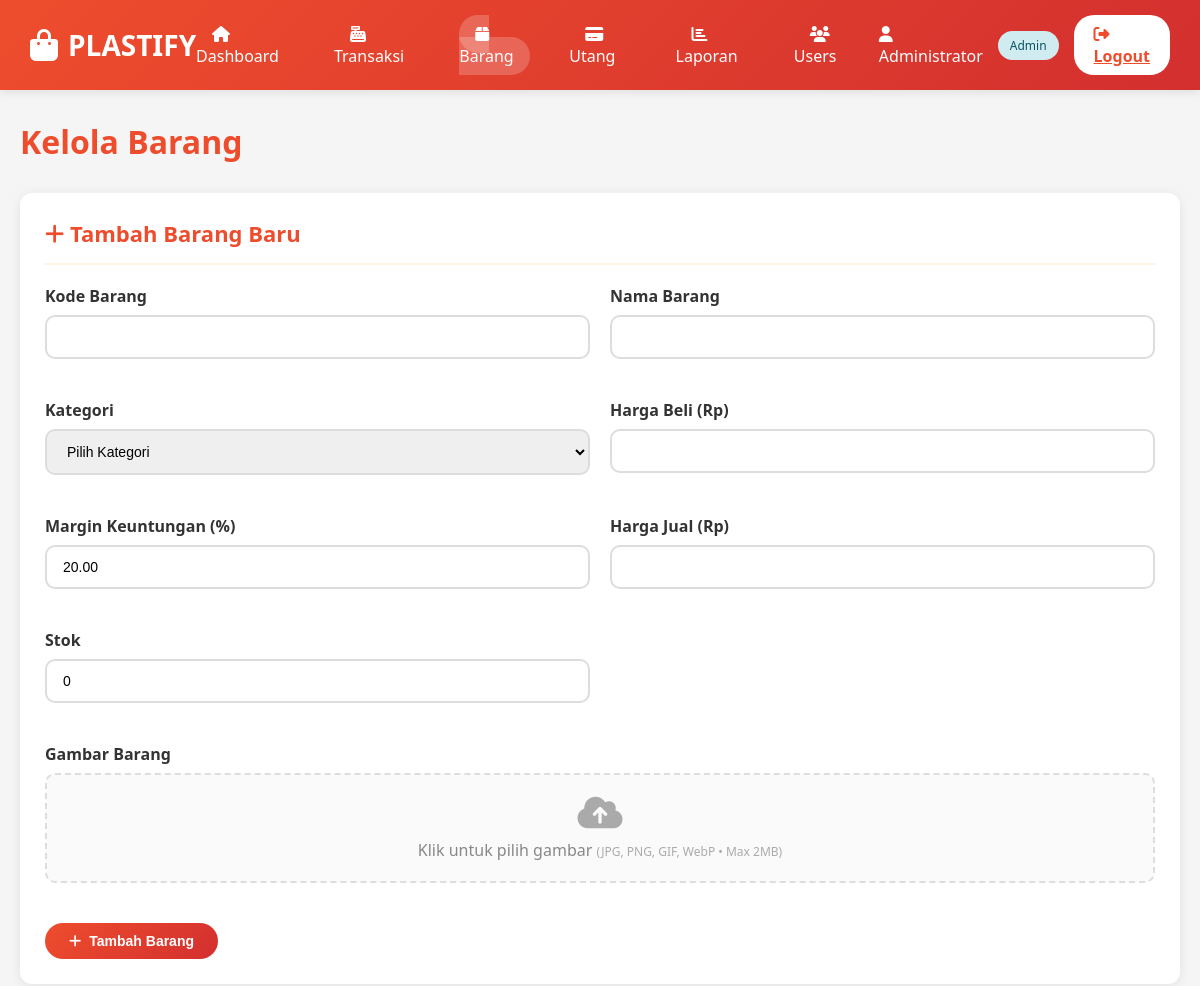
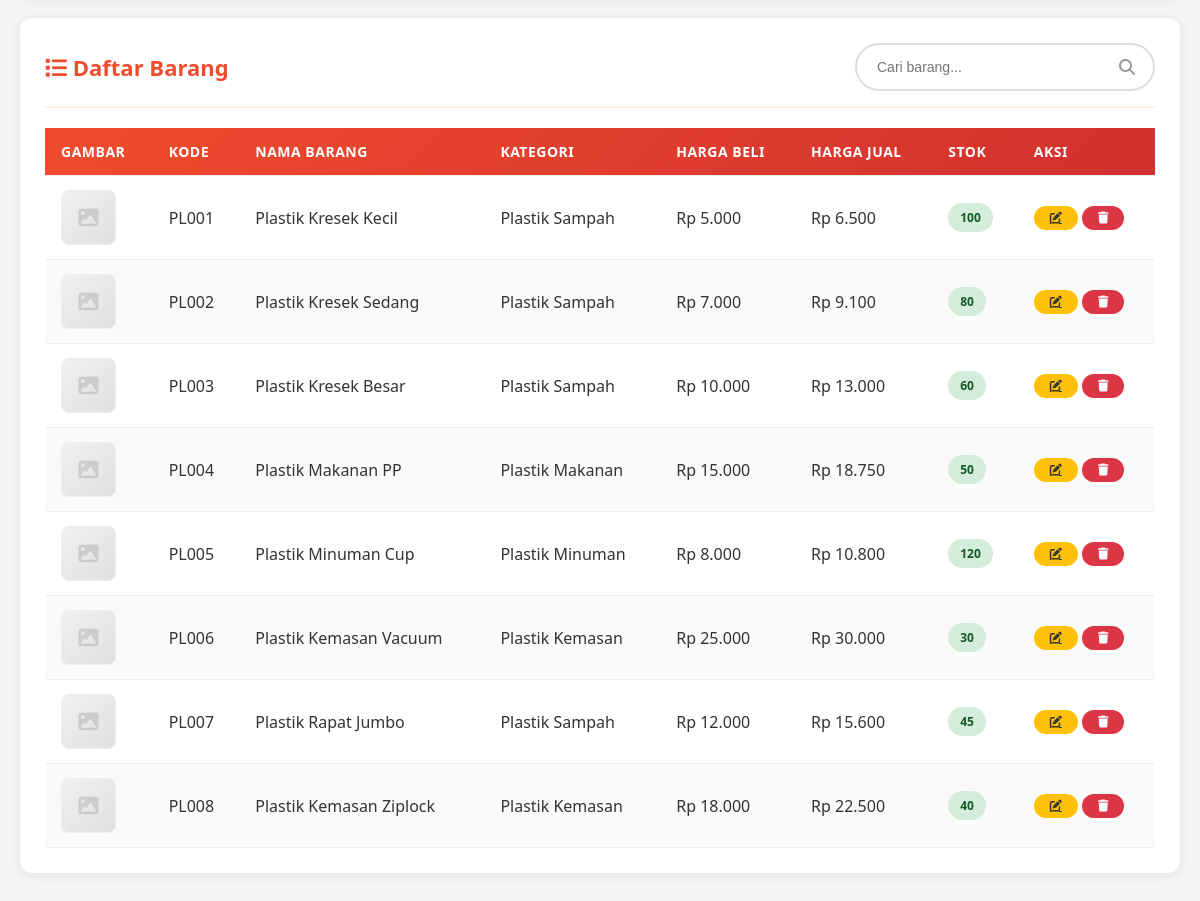
Page /barang.php (signed in) on the committed database (2 pictures, top to bottom).
### tables this page shows
CREATE TABLE barang (
    id INT AUTO_INCREMENT PRIMARY KEY,
    kode_barang VARCHAR(50) NOT NULL UNIQUE,
    nama_barang VARCHAR(200) NOT NULL,
    kategori_id INT NOT NULL,
    harga_beli DECIMAL(10, 2) NOT NULL,
    margin_keuntungan DECIMAL(5, 2) DEFAULT 20.00,
    harga_jual DECIMAL(10, 2) NOT NULL,
    stok INT DEFAULT 0,
    gambar VARCHAR(255),
    created_at TIMESTAMP DEFAULT CURRENT_TIMESTAMP,
    updated_at TIMESTAMP DEFAULT CURRENT_TIMESTAMP ON UPDATE CURRENT_TIMESTAMP,
    FOREIGN KEY (kategori_id) REFERENCES kategori_barang(id) ON DELETE RESTRICT
);

CREATE TABLE kategori_barang (
    id INT AUTO_INCREMENT PRIMARY KEY,
    nama_kategori VARCHAR(100) NOT NULL,
    created_at TIMESTAMP DEFAULT CURRENT_TIMESTAMP
);

### barang.php (the view, shortened to what this page needs)
<?php
require_once 'config/database.php';
$search = isset($_GET['search']) ? trim($_GET['search']) : '';
if ($search) {
    $stmt = $pdo->prepare("SELECT b.*, k.nama_kategori FROM barang b LEFT JOIN kategori_barang k ON b.kategori_id = k.id WHERE b.nama_barang LIKE ? OR b.kode_barang LIKE ? ORDER BY b.kode_barang");
    $stmt->execute(["%$search%", "%$search%"]);
} else {
    $stmt = $pdo->query("SELECT b.*, k.nama_kategori FROM barang b LEFT JOIN kategori_barang k ON b.kategori_id = k.id ORDER BY b.kode_barang");
}
$barang = $stmt->fetchAll();
$edit_barang = null;
?>
<!DOCTYPE html>
<html lang="id">
<head>
    <link rel="stylesheet" href="assets/css/style.css">
    <link rel="stylesheet" href="https://cdnjs.cloudflare.com/ajax/libs/font-awesome/6.4.0/css/all.min.css">
</head>
<body>
    <header class="header">
        <div class="header-content">
            <div class="logo">
                <i class="fas fa-shopping-bag"></i> PLASTIFY
            </div>
            <ul class="nav-menu">
                <li><a href="dashboard.php"><i class="fas fa-home"></i> Dashboard</a></li>
                <li><a href="transaksi.php"><i class="fas fa-cash-register"></i> Transaksi</a></li>
                <li><a href="barang.php" class="active"><i class="fas fa-box"></i> Barang</a></li>
                <li><a href="utang.php"><i class="fas fa-credit-card"></i> Utang</a></li>
                <li><a href="laporan.php"><i class="fas fa-chart-bar"></i> Laporan</a></li>
                <?php if ($_SESSION['role'] == 'admin'): ?>
                    <li><a href="users.php"><i class="fas fa-users"></i> Users</a></li>
                <?php endif; ?>
            </ul>
            <div class="user-info">
                <span><i class="fas fa-user"></i> <?php echo htmlspecialchars($_SESSION['nama_lengkap']); ?></span>
                <span class="badge badge-info"><?php echo ucfirst($_SESSION['role']); ?></span>
                <a href="logout.php" class="btn-logout"><i class="fas fa-sign-out-alt"></i> Logout</a>
            </div>
        </div>
    </header>
    <div class="container">
        <h1 style="margin-bottom: 30px; color: var(--primary-orange);">Kelola Barang</h1>
        <div class="card">
            <div class="card-header">
                <h2 class="card-title"><i class="fas fa-<?php echo $edit_barang ? 'edit' : 'plus'; ?>"></i> <?php echo $edit_barang ? 'Edit Barang' : 'Tambah Barang Baru'; ?></h2>
            </div>
            <form method="POST" action="" enctype="multipart/form-data">
                <div style="display: grid; grid-template-columns: 1fr 1fr; gap: 20px;">
                    <div class="form-group">
                        <label class="form-label">Kode Barang</label>
                        <input type="text" name="kode_barang" class="form-control" value="<?php echo $edit_barang ? htmlspecialchars($edit_barang['kode_barang']) : ''; ?>" required>
                    </div>
                    <div class="form-group">
                        <label class="form-label">Nama Barang</label>
                        <input type="text" name="nama_barang" class="form-control" value="<?php echo $edit_barang ? htmlspecialchars($edit_barang['nama_barang']) : ''; ?>" required>
                    </div>
                    <div class="form-group">
                        <label class="form-label">Kategori</label>
                        <select name="kategori_id" class="form-control" required>
                            <option value="">Pilih Kategori</option>
                        </select>
                    </div>
                    <div class="form-group">
                        <label class="form-label">Harga Beli (Rp)</label>
                        <input type="number" name="harga_beli" class="form-control" step="0.01" value="<?php echo $edit_barang ? $edit_barang['harga_beli'] : ''; ?>" required>
                    </div>
                    <div class="form-group">
                        <label class="form-label">Margin Keuntungan (%)</label>
                        <input type="number" name="margin_keuntungan" class="form-control" step="0.01" value="<?php echo $edit_barang ? $edit_barang['margin_keuntungan'] : '20.00'; ?>" required>
                    </div>
                    <div class="form-group">
                        <label class="form-label">Harga Jual (Rp)</label>
                        <input type="number" name="harga_jual" class="form-control" step="0.01" value="<?php echo $edit_barang ? $edit_barang['harga_jual'] : ''; ?>" required>
                    </div>
                    <div class="form-group">
                        <label class="form-label">Stok</label>
                        <input type="number" name="stok" class="form-control" value="<?php echo $edit_barang ? $edit_barang['stok'] : '0'; ?>" required>
                    </div>
                    <div class="form-group" style="grid-column: 1 / -1;">
                        <label class="form-label">Gambar Barang</label>
                        <div style="border: 2px dashed var(--border-color, #ddd); border-radius: 10px; padding: 20px; text-align: center; background: rgba(0,0,0,0.02); cursor: pointer;" onclick="document.getElementById('gambar-input').click()">
                            <div id="image-preview-wrap">
                                <?php if ($edit_barang && !empty($edit_barang['gambar'])): ?>
                                    <img id="image-preview" src="<?php echo htmlspecialchars($edit_barang['gambar']); ?>" alt="Gambar" style="max-height:180px; max-width:100%; border-radius:8px; object-fit:contain; display:block; margin:0 auto 10px;">
                                    <p style="color:#666; font-size:13px; margin:0;">Klik untuk ganti gambar</p>
                                <?php else: ?>
                                    <div id="upload-placeholder">
                                        <i class="fas fa-cloud-upload-alt" style="font-size:36px; color:#aaa; display:block; margin-bottom:8px;"></i>
                                        <p style="color:#888; margin:0;">Klik untuk pilih gambar <span style="color:#aaa; font-size:12px;">(JPG, PNG, GIF, WebP &bull; Max 2MB)</span></p>
                                    </div>
                                <?php endif; ?>
                            </div>
                        </div>
                    </div>
                </div>
                <div style="display: flex; gap: 10px; margin-top: 20px;">
                    <button type="submit" class="btn btn-primary">
                        <i class="fas fa-<?php echo $edit_barang ? 'save' : 'plus'; ?>"></i> <?php echo $edit_barang ? 'Simpan Perubahan' : 'Tambah Barang'; ?>
                    </button>
                </div>
            </form>
        </div>
        <div class="card">
            <div class="card-header">
                <h2 class="card-title"><i class="fas fa-list"></i> Daftar Barang</h2>
                <div class="search-box" style="margin-bottom: 0; width: 300px;">
                    <form method="GET" action="">
                        <input type="text" name="search" placeholder="Cari barang..." value="<?php echo htmlspecialchars($search); ?>">
                        <i class="fas fa-search"></i>
                    </form>
                </div>
            </div>
            <div class="table-responsive">
                <table class="table">
                    <thead>
                        <tr>
                            <th>Gambar</th>
                            <th>Kode</th>
                            <th>Nama Barang</th>
                            <th>Kategori</th>
                            <th>Harga Beli</th>
                            <th>Harga Jual</th>
                            <th>Stok</th>
                            <th>Aksi</th>
                        </tr>
                    </thead>
                    <tbody>
                        <?php foreach ($barang as $item): ?>
                            <tr>
                                <td>
                                    <?php if (!empty($item['gambar']) && file_exists($item['gambar'])): ?>
                                        <img src="<?php echo htmlspecialchars($item['gambar']); ?>" alt="<?php echo htmlspecialchars($item['nama_barang']); ?>" style="width:55px; height:55px; object-fit:cover; border-radius:8px; border:1px solid #eee;">
                                    <?php else: ?>
                                        <div style="width:55px; height:55px; border-radius:8px; background:linear-gradient(135deg,#f0f0f0,#e0e0e0); display:flex; align-items:center; justify-content:center; border:1px solid #eee;">
                                            <i class="fas fa-image" style="color:#ccc; font-size:20px;"></i>
                                        </div>
                                    <?php endif; ?>
                                </td>
                                <td><?php echo htmlspecialchars($item['kode_barang']); ?></td>
                                <td><?php echo htmlspecialchars($item['nama_barang']); ?></td>
                                <td><?php echo htmlspecialchars($item['nama_kategori'] ?? '-'); ?></td>
                                <td>Rp <?php echo number_format($item['harga_beli'], 0, ',', '.'); ?></td>
                                <td>Rp <?php echo number_format($item['harga_jual'], 0, ',', '.'); ?></td>
                                <td>
                                    <?php if ($item['stok'] < 10): ?>
                                        <span class="badge badge-danger"><?php echo $item['stok']; ?></span>
                                    <?php else: ?>
                                        <span class="badge badge-success"><?php echo $item['stok']; ?></span>
                                    <?php endif; ?>
                                </td>
                                <td>
                                    <a href="barang.php?edit=<?php echo $item['id']; ?>" class="btn btn-warning btn-sm">
                                        <i class="fas fa-edit"></i>
                                    </a>
                                    <form method="POST" action="" style="display: inline;" onsubmit="return confirm('Yakin ingin menghapus barang ini?');">
                                        <button type="submit" class="btn btn-danger btn-sm">
                                            <i class="fas fa-trash"></i>
                                        </button>
                                    </form>
                                </td>
                            </tr>
                        <?php endforeach; ?>
                    </tbody>
                </table>
            </div>
        </div>
    </div>
</body>
</html>

### assets/css/style.css (style rules this page uses)
* { margin: 0; padding: 0; box-sizing: border-box; }
body { font-family: 'Segoe UI', Tahoma, Geneva, Verdana, sans-serif; background-color: #f5f5f5; color: #333; }
:root { --primary-orange: #ee4d2d; --primary-red: #d32f2f; --secondary-orange: #ff6b35; --light-orange: #fff3e0; --dark-gray: #333; --light-gray: #f5f5f5; --white: #ffffff; --success: #28a745; --danger: #dc3545; --warning: #ffc107; --info: #17a2b8; }
.header { background: linear-gradient(135deg, var(--primary-orange), var(--primary-red)); color: var(--white); padding: 15px 30px; box-shadow: 0 2px 10px rgba(0,0,0,0.1); position: sticky; top: 0; z-index: 1000; }
.header-content { display: flex; justify-content: space-between; align-items: center; max-width: 1400px; margin: 0 auto; }
.logo { font-size: 28px; font-weight: bold; display: flex; align-items: center; gap: 10px; }
.logo i { font-size: 32px; }
.nav-menu { display: flex; gap: 20px; list-style: none; }
.nav-menu a { color: var(--white); text-decoration: none; font-weight: 500; padding: 8px 16px; border-radius: 20px; transition: all 0.3s; }
.nav-menu a:hover, .nav-menu a.active { background-color: rgba(255,255,255,0.2); }
.user-info { display: flex; align-items: center; gap: 15px; }
.user-info span { font-weight: 500; }
.btn-logout { background-color: var(--white); color: var(--primary-orange); border: none; padding: 8px 20px; border-radius: 20px; cursor: pointer; font-weight: 600; transition: all 0.3s; }
.container { max-width: 1400px; margin: 30px auto; padding: 0 20px; }
.card { background: var(--white); border-radius: 12px; box-shadow: 0 2px 12px rgba(0,0,0,0.08); padding: 25px; margin-bottom: 20px; }
.card-header { display: flex; justify-content: space-between; align-items: center; margin-bottom: 20px; padding-bottom: 15px; border-bottom: 2px solid var(--light-orange); }
.card-title { font-size: 22px; font-weight: 700; color: var(--primary-orange); }
.btn { padding: 10px 24px; border: none; border-radius: 25px; cursor: pointer; font-weight: 600; font-size: 14px; transition: all 0.3s; display: inline-flex; align-items: center; gap: 8px; }
.btn-primary { background: linear-gradient(135deg, var(--primary-orange), var(--primary-red)); color: var(--white); }
.btn-danger { background-color: var(--danger); color: var(--white); }
.btn-warning { background-color: var(--warning); color: var(--dark-gray); }
.btn-sm { padding: 6px 16px; font-size: 12px; }
.form-group { margin-bottom: 20px; }
.form-label { display: block; margin-bottom: 8px; font-weight: 600; color: var(--dark-gray); }
.form-control { width: 100%; padding: 12px 16px; border: 2px solid #ddd; border-radius: 10px; font-size: 14px; transition: all 0.3s; }
.form-control::placeholder { color: #999; }
select.form-control { cursor: pointer; }
.table-responsive { overflow-x: auto; }
.table { width: 100%; border-collapse: collapse; }
.table thead { background: linear-gradient(135deg, var(--primary-orange), var(--primary-red)); color: var(--white); }
.table th, .table td { padding: 14px 16px; text-align: left; border-bottom: 1px solid #eee; }
.table th { font-weight: 600; font-size: 14px; text-transform: uppercase; letter-spacing: 0.5px; }
.table tbody tr:nth-child(even) { background-color: #fafafa; }
.badge { padding: 6px 12px; border-radius: 20px; font-size: 12px; font-weight: 600; display: inline-block; }
.badge-success { background-color: #d4edda; color: #155724; }
.badge-info { background-color: #d1ecf1; color: #0c5460; }
.search-box { position: relative; margin-bottom: 20px; }
.search-box input { width: 100%; padding: 14px 50px 14px 20px; border: 2px solid #ddd; border-radius: 30px; font-size: 14px; transition: all 0.3s; }
.search-box i { position: absolute; right: 20px; top: 50%; transform: translateY(-50%); color: #999; }

### rows in the picture
barang: kode_barang "PL001", nama_barang "Plastik Kresek Kecil", kategori.nama_kategori "Plastik Sampah", harga_beli "5.000", harga_jual "6.500", stok "100"
barang: kode_barang "PL002", nama_barang "Plastik Kresek Sedang", kategori.nama_kategori "Plastik Sampah", harga_beli "7.000", harga_jual "9.100", stok "80"
barang: kode_barang "PL003", nama_barang "Plastik Kresek Besar", kategori.nama_kategori "Plastik Sampah", harga_beli "10.000", harga_jual "13.000", stok "60"
barang: kode_barang "PL004", nama_barang "Plastik Makanan PP", kategori.nama_kategori "Plastik Makanan", harga_beli "15.000", harga_jual "18.750", stok "50"
barang: kode_barang "PL005", nama_barang "Plastik Minuman Cup", kategori.nama_kategori "Plastik Minuman", harga_beli "8.000", harga_jual "10.800", stok "120"
barang: kode_barang "PL006", nama_barang "Plastik Kemasan Vacuum", kategori.nama_kategori "Plastik Kemasan", harga_beli "25.000", harga_jual "30.000", stok "30"
barang: kode_barang "PL007", nama_barang "Plastik Rapat Jumbo", kategori.nama_kategori "Plastik Sampah", harga_beli "12.000", harga_jual "15.600", stok "45"
barang: kode_barang "PL008", nama_barang "Plastik Kemasan Ziplock", kategori.nama_kategori "Plastik Kemasan", harga_beli "18.000", harga_jual "22.500", stok "40"

### other values in the picture
$_SESSION['nama_lengkap'] "Administrator"
$_SESSION['role'] "Admin"
